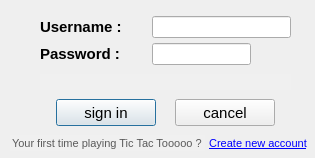
<?xml version="1.0" encoding="UTF-8"?>
<ui version="4.0">
 <class>sign_in</class>
 <widget class="QDialog" name="sign_in">
  <property name="geometry">
   <rect>
    <x>0</x>
    <y>0</y>
    <width>315</width>
    <height>158</height>
   </rect>
  </property>
  <property name="windowTitle">
   <string>Dialog</string>
  </property>
  <widget class="QWidget" name="layoutWidget">
   <property name="geometry">
    <rect>
     <x>40</x>
     <y>10</y>
     <width>251</width>
     <height>124</height>
    </rect>
   </property>
   <layout class="QVBoxLayout" name="main_verticalLayout">
    <property name="spacing">
     <number>3</number>
    </property>
    <item>
     <layout class="QGridLayout" name="sub_gridLayout">
      <property name="horizontalSpacing">
       <number>0</number>
      </property>
      <property name="verticalSpacing">
       <number>5</number>
      </property>
      <item row="1" column="0">
       <widget class="QLabel" name="label_pass">
        <property name="font">
         <font>
          <pointsize>11</pointsize>
          <bold>true</bold>
         </font>
        </property>
        <property name="text">
         <string>Password :</string>
        </property>
       </widget>
      </item>
      <item row="0" column="1">
       <spacer name="horizontalSpacer_2">
        <property name="orientation">
         <enum>Qt::Horizontal</enum>
        </property>
        <property name="sizeHint" stdset="0">
         <size>
          <width>40</width>
          <height>20</height>
         </size>
        </property>
       </spacer>
      </item>
      <item row="0" column="0">
       <widget class="QLabel" name="label_user">
        <property name="font">
         <font>
          <pointsize>11</pointsize>
          <bold>true</bold>
         </font>
        </property>
        <property name="text">
         <string>Username :</string>
        </property>
       </widget>
      </item>
      <item row="1" column="1">
       <spacer name="horizontalSpacer_3">
        <property name="orientation">
         <enum>Qt::Horizontal</enum>
        </property>
        <property name="sizeHint" stdset="0">
         <size>
          <width>40</width>
          <height>20</height>
         </size>
        </property>
       </spacer>
      </item>
      <item row="0" column="2" colspan="2">
       <widget class="QLineEdit" name="lineEdit_user"/>
      </item>
      <item row="1" column="2">
       <widget class="QLineEdit" name="lineEdit_pass">
        <property name="echoMode">
         <enum>QLineEdit::Password</enum>
        </property>
       </widget>
      </item>
      <item row="1" column="3">
       <widget class="QPushButton" name="Button_hid_sho">
        <property name="text">
         <string/>
        </property>
        <property name="icon">
         <iconset resource="icons/recoutces.qrc">
          <normaloff>:/icons/closed_eye.png</normaloff>
          <normalon>:/icons/open_eye.png</normalon>:/icons/closed_eye.png</iconset>
        </property>
        <property name="checkable">
         <bool>true</bool>
        </property>
        <property name="flat">
         <bool>true</bool>
        </property>
       </widget>
      </item>
     </layout>
    </item>
    <item>
     <widget class="QLineEdit" name="lineEdit_error_message">
      <property name="font">
       <font>
        <pointsize>8</pointsize>
       </font>
      </property>
      <property name="styleSheet">
       <string notr="true">background-color: rgb(240, 240, 240);
color: rgb(255, 0, 0);</string>
      </property>
      <property name="text">
       <string/>
      </property>
      <property name="frame">
       <bool>false</bool>
      </property>
      <property name="alignment">
       <set>Qt::AlignLeading|Qt::AlignLeft|Qt::AlignTop</set>
      </property>
      <property name="readOnly">
       <bool>true</bool>
      </property>
      <property name="cursorMoveStyle">
       <enum>Qt::LogicalMoveStyle</enum>
      </property>
      <property name="clearButtonEnabled">
       <bool>false</bool>
      </property>
     </widget>
    </item>
    <item>
     <layout class="QHBoxLayout" name="sub_horizontalLayout">
      <item>
       <spacer name="horizontalSpacer_4">
        <property name="orientation">
         <enum>Qt::Horizontal</enum>
        </property>
        <property name="sizeHint" stdset="0">
         <size>
          <width>40</width>
          <height>20</height>
         </size>
        </property>
       </spacer>
      </item>
      <item>
       <widget class="QPushButton" name="pushButton_sign_in">
        <property name="minimumSize">
         <size>
          <width>100</width>
          <height>27</height>
         </size>
        </property>
        <property name="maximumSize">
         <size>
          <width>100</width>
          <height>27</height>
         </size>
        </property>
        <property name="font">
         <font>
          <pointsize>11</pointsize>
         </font>
        </property>
        <property name="text">
         <string>sign in</string>
        </property>
        <property name="default">
         <bool>true</bool>
        </property>
       </widget>
      </item>
      <item>
       <spacer name="horizontalSpacer">
        <property name="orientation">
         <enum>Qt::Horizontal</enum>
        </property>
        <property name="sizeHint" stdset="0">
         <size>
          <width>40</width>
          <height>20</height>
         </size>
        </property>
       </spacer>
      </item>
      <item>
       <widget class="QPushButton" name="pushButton_cancel">
        <property name="minimumSize">
         <size>
          <width>100</width>
          <height>27</height>
         </size>
        </property>
        <property name="maximumSize">
         <size>
          <width>100</width>
          <height>27</height>
         </size>
        </property>
        <property name="font">
         <font>
          <pointsize>11</pointsize>
         </font>
        </property>
        <property name="text">
         <string>cancel</string>
        </property>
       </widget>
      </item>
      <item>
       <spacer name="horizontalSpacer_5">
        <property name="orientation">
         <enum>Qt::Horizontal</enum>
        </property>
        <property name="sizeHint" stdset="0">
         <size>
          <width>40</width>
          <height>20</height>
         </size>
        </property>
       </spacer>
      </item>
     </layout>
    </item>
   </layout>
  </widget>
  <widget class="QWidget" name="layoutWidget">
   <property name="geometry">
    <rect>
     <x>10</x>
     <y>130</y>
     <width>301</width>
     <height>28</height>
    </rect>
   </property>
   <layout class="QGridLayout" name="main_gridLayout">
    <property name="spacing">
     <number>0</number>
    </property>
    <item row="0" column="0">
     <widget class="QLineEdit" name="lineEdit">
      <property name="font">
       <font>
        <pointsize>8</pointsize>
       </font>
      </property>
      <property name="autoFillBackground">
       <bool>false</bool>
      </property>
      <property name="styleSheet">
       <string notr="true">background-color: rgb(240, 240, 240);
color: rgb(90, 90, 90);</string>
      </property>
      <property name="text">
       <string>Your first time playing Tic Tac Tooooo ?</string>
      </property>
      <property name="frame">
       <bool>false</bool>
      </property>
      <property name="readOnly">
       <bool>true</bool>
      </property>
     </widget>
    </item>
    <item row="0" column="1">
     <widget class="QPushButton" name="toggel_access_pushButton">
      <property name="font">
       <font>
        <pointsize>8</pointsize>
        <underline>true</underline>
       </font>
      </property>
      <property name="styleSheet">
       <string notr="true">

color: rgb(0, 0, 255);</string>
      </property>
      <property name="text">
       <string>Create new account</string>
      </property>
      <property name="flat">
       <bool>true</bool>
      </property>
     </widget>
    </item>
   </layout>
  </widget>
 </widget>
 <resources>
  <include location="icons/recoutces.qrc"/>
  <include location="icons/recoutces.qrc"/>
 </resources>
 <connections/>
</ui>
